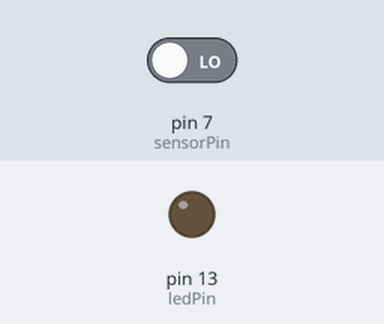
Recording of a sketch running on a simulated Arduino Uno, built with avr-gcc and run on an emulated ATmega328P. Parts: output pins drawn as LEDs (lit = HIGH). The inputs (shaded band) are chosen by the test bench; at power-on: pin 7 (sensorPin) LOW.

Above: at 1.2 s.
1.3 s: pin 7 (sensorPin) driven HIGH
At 2.3 s:
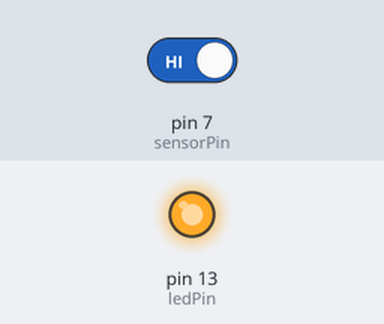
2.8 s: pin 7 (sensorPin) driven LOW
At 3.5 s:
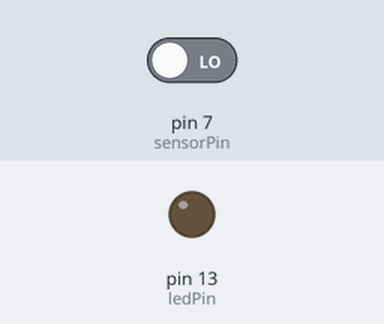
Timing chart, 0 to 5.8 s (numbered marks = the images above; inputs shaded):
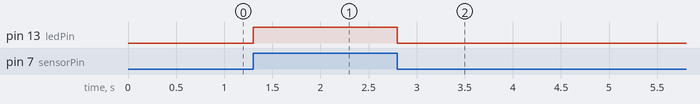

The sketch:

sound-sensor.ino
```cpp
// Light up an LED whenever noise is detected

int sensorPin = 7;
int ledPin = 13;

void setup() {
  pinMode(sensorPin, INPUT);
  pinMode(ledPin, OUTPUT);
}

void loop() {
  if (digitalRead(sensorPin) == HIGH)
    digitalWrite(ledPin, HIGH);
  else
    digitalWrite(ledPin, LOW);
}
```

Measured:
- after the input at 1.3 s, pin 13 (ledPin): LOW → HIGH at once
- after the input at 2.8 s, pin 13 (ledPin): HIGH → LOW at once
